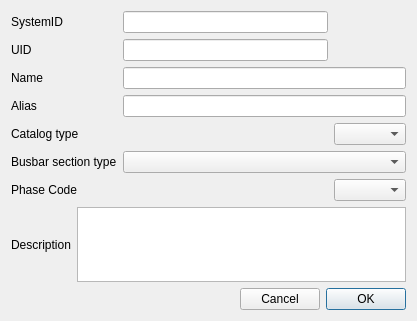
<?xml version="1.0" encoding="UTF-8"?>
<ui version="4.0">
 <class>CableHeadPlacement</class>
 <widget class="QDialog" name="CableHeadPlacement">
  <property name="geometry">
   <rect>
    <x>0</x>
    <y>0</y>
    <width>417</width>
    <height>321</height>
   </rect>
  </property>
  <property name="windowTitle">
   <string>Dialog</string>
  </property>
  <layout class="QGridLayout" name="gridLayout_2">
   <item row="0" column="0">
    <layout class="QGridLayout" name="gridLayout">
     <item row="1" column="0" colspan="2">
      <layout class="QVBoxLayout" name="verticalLayout_3">
       <item>
        <widget class="QLabel" name="label_name">
         <property name="text">
          <string>Name</string>
         </property>
        </widget>
       </item>
       <item>
        <widget class="QLabel" name="label_alias">
         <property name="text">
          <string>Alias</string>
         </property>
        </widget>
       </item>
      </layout>
     </item>
     <item row="2" column="0" rowspan="3" colspan="2">
      <layout class="QVBoxLayout" name="verticalLayout_5">
       <item>
        <widget class="QLabel" name="label_cattype">
         <property name="text">
          <string>Catalog type</string>
         </property>
        </widget>
       </item>
       <item>
        <widget class="QLabel" name="label_busection">
         <property name="text">
          <string>Busbar section type</string>
         </property>
        </widget>
       </item>
       <item>
        <widget class="QLabel" name="label_phasecode">
         <property name="layoutDirection">
          <enum>Qt::LeftToRight</enum>
         </property>
         <property name="text">
          <string>Phase Code</string>
         </property>
        </widget>
       </item>
      </layout>
     </item>
     <item row="0" column="2">
      <layout class="QVBoxLayout" name="verticalLayout_2">
       <item>
        <widget class="QLineEdit" name="lineEdit_sysid">
         <property name="enabled">
          <bool>true</bool>
         </property>
         <property name="readOnly">
          <bool>true</bool>
         </property>
        </widget>
       </item>
       <item>
        <widget class="QLineEdit" name="lineEdit_uid">
         <property name="readOnly">
          <bool>false</bool>
         </property>
        </widget>
       </item>
      </layout>
     </item>
     <item row="0" column="0" colspan="2">
      <layout class="QVBoxLayout" name="verticalLayout">
       <item>
        <widget class="QLabel" name="label_sysid">
         <property name="text">
          <string>SystemID</string>
         </property>
        </widget>
       </item>
       <item>
        <widget class="QLabel" name="label_uid">
         <property name="text">
          <string>UID</string>
         </property>
        </widget>
       </item>
      </layout>
     </item>
     <item row="3" column="2" colspan="2">
      <widget class="QComboBox" name="comboBox_bussec"/>
     </item>
     <item row="2" column="3">
      <widget class="QComboBox" name="comboBox_cattype">
       <property name="layoutDirection">
        <enum>Qt::LeftToRight</enum>
       </property>
       <property name="currentText">
        <string/>
       </property>
      </widget>
     </item>
     <item row="1" column="2" colspan="2">
      <layout class="QVBoxLayout" name="verticalLayout_4">
       <item>
        <widget class="QLineEdit" name="lineEdit_name"/>
       </item>
       <item>
        <widget class="QLineEdit" name="lineEdit_alias"/>
       </item>
      </layout>
     </item>
     <item row="4" column="3">
      <widget class="QComboBox" name="comboBox_phasecode"/>
     </item>
     <item row="5" column="0" colspan="4">
      <layout class="QHBoxLayout" name="horizontalLayout_3">
       <item>
        <widget class="QLabel" name="label_descr">
         <property name="text">
          <string>Description</string>
         </property>
        </widget>
       </item>
       <item>
        <widget class="QTextEdit" name="textEdit_decr"/>
       </item>
      </layout>
     </item>
    </layout>
   </item>
   <item row="1" column="0" alignment="Qt::AlignLeft">
    <widget class="QDialogButtonBox" name="buttonBox">
     <property name="layoutDirection">
      <enum>Qt::RightToLeft</enum>
     </property>
     <property name="standardButtons">
      <set>QDialogButtonBox::Cancel|QDialogButtonBox::Ok</set>
     </property>
    </widget>
   </item>
  </layout>
 </widget>
 <resources/>
 <connections/>
</ui>
